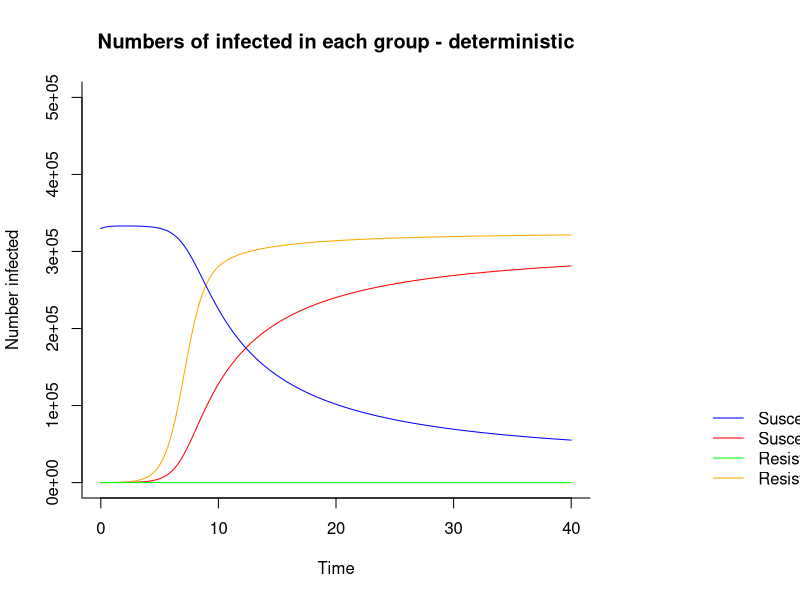

Write R code to recreate this figure.
# delete everything
rm(list=ls(all=TRUE))

# import library for implementing ode
require(deSolve)

#PARAMETERS
N <- 10^4*100 #total number of plants

epsilon <- 0.5 #degree of coupling; epsilon = 1 means totally mixed
beta <- 9e-6 # infection rate * when no resistant crops, equilibrium is 50% get infected
rho <- 1 #replanting rate; rho = 1 means planted in seasons *dont bother changing
delta <- 0.35 #fitness cost of rb *
gamma <- 0 #completeness of resistance; gamma = 0 means fully resistant *leave at zero
phi <- 0.5 #cropping ratio; proportion of resistant hosts

#TIMEFRAME
tf <- 40
time_points <- seq(0, tf, length.out = 1001)

#INITIAL STATES
initIwt_S <- round(0.33*N - (0.33*N*4e-4))
initIrb_S <- round(0.33*N*4e-4)
initIwt_R <- 0
initIrb_R <- 0

#2 PATCH ODE FUNCTION
SI_ode <- function(times, states, parms) {
  
  #parameters
  epsilon <- parms["epsilon"]
  p <- 1 / (1 + epsilon) #proportion of inoculum landing on same type of host 
                          #(1-p = amount landing on diff host)
  N <- parms["N"]

  beta <- parms["beta"]
  rho <- parms["rho"]
  delta <- parms["delta"]
  gamma <- parms["gamma"]
  phi <- parms["phi"]
  
  #states
  Iwt_S <- states["Iwt_S"]
  Irb_S <- states["Irb_S"]
  Iwt_R <- states["Iwt_R"]
  Irb_R <- states["Irb_R"]
  #S_S <- states["S_S"]
  #S_R <- states["S_R"]
  
  #dS_S <- rho * N - beta * S_S * (p * ((1 - delta) * Irb_S + Iwt_S) + (1 - p)*((1-delta)*Irb_R +Iwt_R)) - rho*S_S
  S_R <- phi * N - Iwt_R - Irb_R
  S_S <- (1-phi) * N - Iwt_S - Irb_S
  
  dIwt_S <- beta * S_S * (p * Iwt_S + (1 - p) * Iwt_R) - rho * Iwt_S
  dIrb_S <- beta * S_S * (1 - delta) * (p * Irb_S + (1 - p) * Irb_R) - rho * Irb_S
  
  #dS_R <- rho * N - beta * S_R * (p*((1-delta)*Irb_R + gamma*Iwt_R) +(1-p)*((1-delta)*Irb_S+gamma*Iwt_S)) - rho*S_R
  dIwt_R <- beta * S_R * gamma * (p * Iwt_R + (1 - p) * Iwt_S) - rho * Iwt_R
  dIrb_R <- beta * S_R * (1 - delta) * (p * Irb_R + (1 - p) * Irb_S) - rho * Irb_R
  
  return(list(c(dIwt_S, dIrb_S, dIwt_R, dIrb_R#, dS_S, dS_R
                )))
}

trajectory <- ode(y = c(Iwt_S = initIwt_S, Irb_S = initIrb_S, Iwt_R = initIwt_R, Irb_R = initIrb_R#, S_S =800, S_R=800
                        ),
                  time = time_points,
                  parms = c(N = N, epsilon = epsilon, beta = beta, rho = rho, delta = delta, gamma = gamma, phi = phi),
                  func = SI_ode)

trajectory_df <- data.frame(trajectory)

#PLOT NUM INFECTED IN EACH GROUP OVER TIME
par(mar = c(5.1, 4.1, 4.1, 10.5)) #margins, default is 5.1(bot),4.1(l),4.1(top),2.1(r)
plot(x = trajectory_df$time, y = trajectory_df$Irb_R,
     type = "l",
     col = "orange",
     xlab = "Time",
     ylab = "Number infected",
     main = "Numbers of infected in each group - deterministic",
     bty = "l", 
     ylim=c(0,N/2))
lines(x = trajectory_df$time, y = trajectory_df$Irb_S,
      col = "red")
lines(x = trajectory_df$time, y = trajectory_df$Iwt_R,
      col = "green")
lines(x = trajectory_df$time, y = trajectory_df$Iwt_S,
      col = "blue")

#LEGEND
legend("bottomright", inset = c(-0.6,0),
       legend= c("Susceptible by wt", "Susceptible by rb", "Resistant by wt", "Resistant by rb"),
       col = c("blue", "red", "green", "orange"),
       xpd = TRUE,   #allows drawing outside plot
       bty = "n",
       lty = c(1,1))
